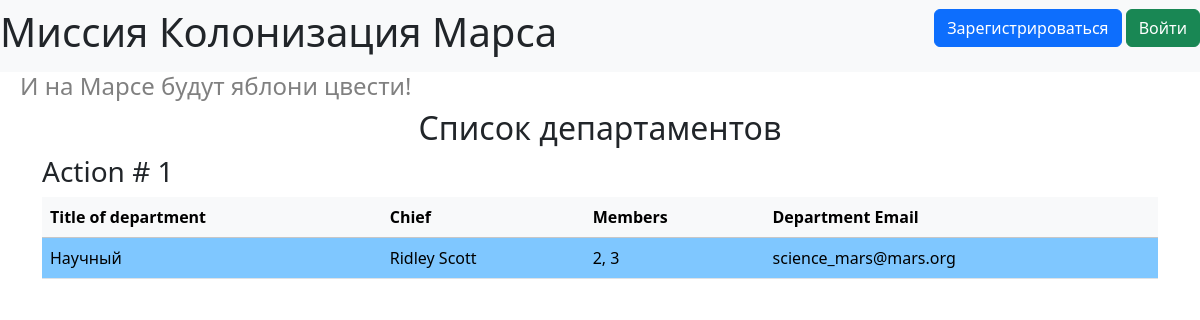
The page /departments on the database its author committed.
### data/departments.py (models this page shows)
class Department(db_session.SqlAlchemyBase, SerializerMixin):
    __tablename__ = 'departments'
    id = sqlalchemy.Column(sqlalchemy.Integer,
                           primary_key=True, autoincrement=True)
    title = sqlalchemy.Column(sqlalchemy.String, nullable=True)
    chief = sqlalchemy.Column(sqlalchemy.Integer, sqlalchemy.ForeignKey("users.id"))
    members = sqlalchemy.Column(sqlalchemy.String, nullable=True)
    email = sqlalchemy.Column(sqlalchemy.String,
                              index=True, unique=True, nullable=True)
    user2 = orm.relationship('User')

### data/users.py (models this page shows, shortened)
class User(db_session.SqlAlchemyBase, UserMixin, SerializerMixin):
    __tablename__ = 'users'
    id = sqlalchemy.Column(sqlalchemy.Integer,
                           primary_key=True, autoincrement=True)
    surname = sqlalchemy.Column(sqlalchemy.String, nullable=True)
    name = sqlalchemy.Column(sqlalchemy.String, nullable=True)
    age = sqlalchemy.Column(sqlalchemy.Integer, nullable=True)
    position = sqlalchemy.Column(sqlalchemy.String, nullable=True)
    speciality = sqlalchemy.Column(sqlalchemy.String, nullable=True)
    address = sqlalchemy.Column(sqlalchemy.String, nullable=True)
    email = sqlalchemy.Column(sqlalchemy.String,
                              index=True, unique=True, nullable=True)
    hashed_password = sqlalchemy.Column(sqlalchemy.String, nullable=True)
    modified_date = sqlalchemy.Column(sqlalchemy.DateTime,
                                     default=datetime.datetime.now)
    jobs = orm.relationship('Job', back_populates='user')
    departments = orm.relationship('Department', back_populates='user2')

### index2.py (the view)
@app.route('/departments')
def show_departments():
    db_sess = db_session.create_session()
    departments = db_sess.query(Department).all()
    return render_template('departments.html', title='Заготовка', departments=departments)

### data/db_session.py (called while the page is built)
def create_session() -> Session:
    global __factory
    return __factory()

### templates/departments.html (shortened to what this page needs)
{% extends "base.html" %}
{% block content %}
<h2 align="center">Список департаментов</h2>
{% for item in departments %}
    <h3>Action # {{ item.id }}</h3>
    <table class="table">
        <thead>
            <tr class="table-light">
                <th scope="col">Title of department</th>
                <th scope="col">Chief</th>
                <th scope="col">Members</th>
                <th scope="col">Department Email</th>
            </tr>
        </thead>
        <tbody>
            <tr>
                <td style="background-color: #7fc7ff">{{ item.title }}</td>
                <td style="background-color: #7fc7ff">{{ item.user2.name }} {{ item.user2.surname }}</td>
                <td style="background-color: #7fc7ff">{{ item.members }}</td>
                <td style="background-color: #7fc7ff">{{ item.email }}</td>
            </tr>
        </tbody>
    </table>
{% endfor %}
{% endblock %}

### rows shown on the page
Department: id "1", title "Научный", user2.name "Ridley", user2.surname "Scott", members "2, 3", email "science_mars@mars.org"
